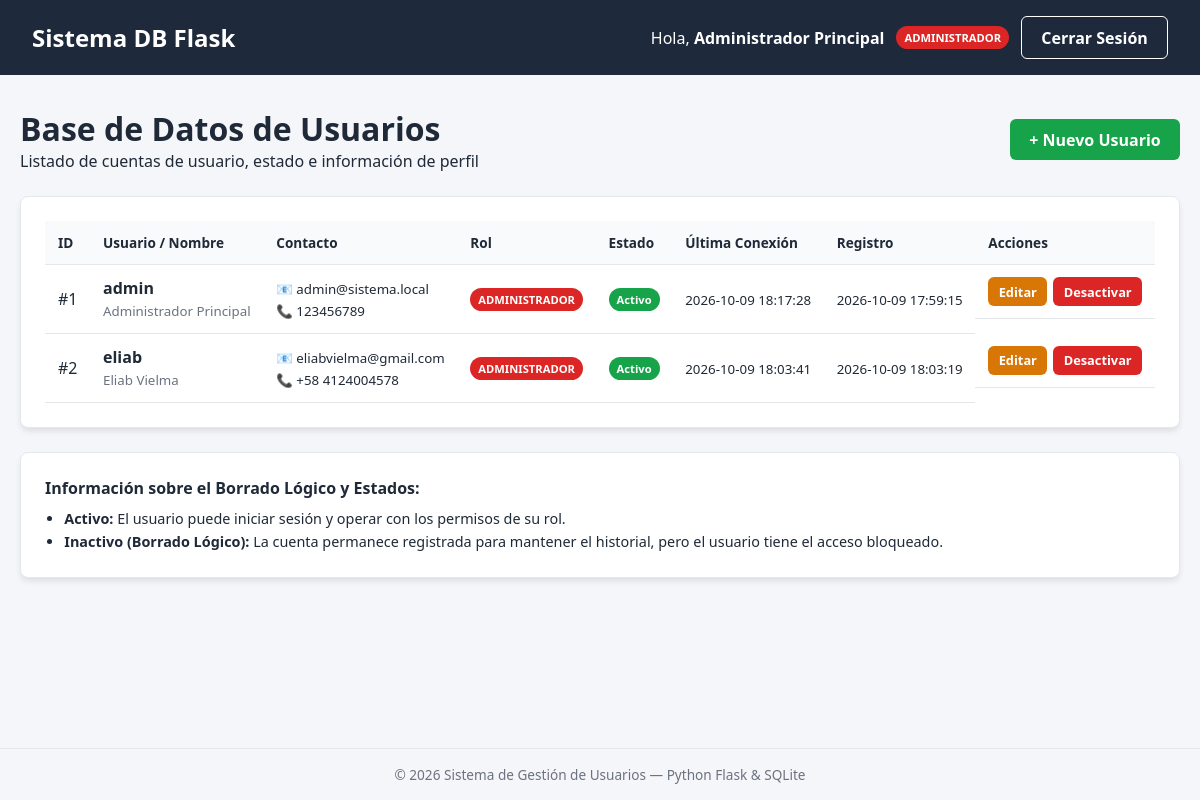
The app's page /dashboard (signed in) with its own data.
### tables this page shows
CREATE TABLE users (
            id INTEGER PRIMARY KEY AUTOINCREMENT,
            username TEXT UNIQUE NOT NULL,
            password TEXT NOT NULL,
            role TEXT NOT NULL,
            full_name TEXT,
            email TEXT,
            phone TEXT,
            is_active INTEGER NOT NULL DEFAULT 1,
            created_at DATETIME DEFAULT CURRENT_TIMESTAMP,
            last_login DATETIME
        );

### app.py (the view)
@app.route('/')
@app.route('/dashboard')
@login_required
def dashboard():
    conn = get_db_connection()
    users = conn.execute('''
        SELECT id, username, full_name, email, phone, role, is_active, created_at, last_login
        FROM users ORDER BY id ASC
    ''').fetchall()
    conn.close()
    return render_template('dashboard.html', users=users)

### app.py (called while the page is built)
def get_db_connection():
    conn = sqlite3.connect(DATABASE)
    conn.row_factory = sqlite3.Row
    return conn

def login_required(f):
    @wraps(f)
    def decorated_function(*args, **kwargs):
        if 'user_id' not in session:
            flash('Por favor, inicia sesión para acceder al sistema.', 'warning')
            return redirect(url_for('login'))
        return f(*args, **kwargs)
    return decorated_function

### templates/dashboard.html
{% extends "base.html" %}
{% block content %}
<div class="dashboard-header">
    <div>
        <h1>Base de Datos de Usuarios</h1>
        <p>Listado de cuentas de usuario, estado e información de perfil</p>
    </div>
    {% if session.role in ['ADMINISTRADOR', 'SUPERVISOR'] %}
        <a href="{{ url_for('create_user') }}" class="btn btn-success">+ Nuevo Usuario</a>
    {% endif %}
</div>
<div class="card table-card">
    <div class="table-responsive">
        <table class="data-table">
            <thead>
                <tr>
                    <th>ID</th>
                    <th>Usuario / Nombre</th>
                    <th>Contacto</th>
                    <th>Rol</th>
                    <th>Estado</th>
                    <th>Última Conexión</th>
                    <th>Registro</th>
                    {% if session.role in ['ADMINISTRADOR', 'SUPERVISOR'] %}
                        <th class="text-center">Acciones</th>
                    {% endif %}
                </tr>
            </thead>
            <tbody>
                {% for user in users %}
                <tr class="{% if user.is_active == 0 %}row-disabled{% endif %}">
                    <td>#{{ user.id }}</td>
                    <td>
                        <strong>{{ user.username }}</strong><br>
                        <small class="text-muted">{{ user.full_name or 'Sin nombre registrado' }}</small>
                    </td>
                    <td>
                        <small>📧 {{ user.email or 'N/A' }}</small><br>
                        <small>📞 {{ user.phone or 'N/A' }}</small>
                    </td>
                    <td>
                        <span class="badge badge-{{ user.role | lower }}">
                            {{ user.role }}
                        </span>
                    </td>
                    <td>
                        {% if user.is_active == 1 %}
                            <span class="badge badge-activo">Activo</span>
                        {% else %}
                            <span class="badge badge-inactivo">Inactivo</span>
                        {% endif %}
                    </td>
                    <td><small>{{ user.last_login or 'Nunca' }}</small></td>
                    <td><small>{{ user.created_at or 'N/A' }}</small></td>
                    {% if session.role in ['ADMINISTRADOR', 'SUPERVISOR'] %}
                    <td class="text-center action-buttons">
                        <a href="{{ url_for('edit_user', user_id=user.id) }}" class="btn btn-sm btn-warning">Editar</a>
                        {% if session.role == 'ADMINISTRADOR' %}
                            <form action="{{ url_for('toggle_user_status', user_id=user.id) }}" method="POST" style="display:inline;">
                                {% if user.is_active == 1 %}
                                    <button type="submit" class="btn btn-sm btn-danger" onclick="return confirm('¿Desactivar este usuario? (Borrado Lógico)');">Desactivar</button>
                                {% else %}
                                    <button type="submit" class="btn btn-sm btn-success">Activar</button>
                                {% endif %}
                            </form>
                        {% endif %}
                    </td>
                    {% endif %}
                </tr>
                {% else %}
                <tr>
                    <td colspan="8" class="text-center">No hay usuarios registrados en el sistema.</td>
                </tr>
                {% endfor %}
            </tbody>
        </table>
    </div>
</div>
<div class="role-legend card">
    <h3>Información sobre el Borrado Lógico y Estados:</h3>
    <ul>
        <li><strong>Activo:</strong> El usuario puede iniciar sesión y operar con los permisos de su rol.</li>
        <li><strong>Inactivo (Borrado Lógico):</strong> La cuenta permanece registrada para mantener el historial, pero el usuario tiene el acceso bloqueado.</li>
    </ul>
</div>
{% endblock %}

### templates/base.html (shortened to what this page needs)
<!DOCTYPE html>
<html lang="es">
<head>
    <link rel="stylesheet" href="{{ url_for('static', filename='style.css') }}">
</head>
<body>
    <header class="navbar">
        <div class="nav-container">
            <h2 class="logo">Sistema DB Flask</h2>
            {% if session.user_id %}
                <div class="user-info">
                    <span>Hola, <strong>{{ session.full_name or session.username }}</strong></span>
                    <span class="badge badge-{{ session.role | lower }}">{{ session.role }}</span>
                    <a href="{{ url_for('logout') }}" class="btn btn-outline">Cerrar Sesión</a>
                </div>
            {% endif %}
        </div>
    </header>
    <main class="container">
        {% block content %}{% endblock %}
    </main>
    <footer class="footer">
        <p>&copy; 2026 Sistema de Gestión de Usuarios — Python Flask & SQLite</p>
    </footer>
</body>
</html>

### static/style.css (style rules this page uses)
:root { --bg-color: #f4f6f9; --card-bg: #ffffff; --primary: #2563eb; --primary-hover: #1d4ed8; --success: #16a34a; --warning: #d97706; --danger: #dc2626; --text-color: #1f2937; --text-muted: #6b7280; --border-color: #e5e7eb; }
* { box-sizing: border-box; margin: 0; padding: 0; font-family: 'Segoe UI', Tahoma, Geneva, Verdana, sans-serif; }
body { background-color: var(--bg-color); color: var(--text-color); min-height: 100vh; display: flex; flex-direction: column; }
.navbar { background-color: #1e293b; color: #fff; padding: 1rem 2rem; }
.nav-container { max-width: 1200px; margin: 0 auto; display: flex; justify-content: space-between; align-items: center; }
.user-info { display: flex; align-items: center; gap: 12px; }
.container { max-width: 1200px; margin: 2rem auto; padding: 0 1rem; flex: 1; }
.card { background: var(--card-bg); border-radius: 8px; padding: 1.5rem; box-shadow: 0 4px 6px -1px rgba(0, 0, 0, 0.1); border: 1px solid var(--border-color); margin-bottom: 1.5rem; }
.text-center { text-align: center; }
.btn { padding: 0.6rem 1.2rem; border-radius: 6px; border: none; cursor: pointer; font-weight: 600; text-decoration: none; display: inline-block; transition: background 0.2s, opacity 0.2s; }
.btn-success { background: var(--success); color: white; }
.btn-warning { background: var(--warning); color: white; }
.btn-danger { background: var(--danger); color: white; }
.btn-outline { border: 1px solid #ffffff; color: white; background: transparent; }
.btn-sm { padding: 0.35rem 0.65rem; font-size: 0.8rem; }
.dashboard-header { display: flex; justify-content: space-between; align-items: center; margin-bottom: 1.5rem; }
.table-responsive { overflow-x: auto; }
.data-table { width: 100%; border-collapse: collapse; }
.data-table th, .data-table td { padding: 0.75rem 0.8rem; border-bottom: 1px solid var(--border-color); text-align: left; vertical-align: middle; }
.data-table th { background-color: #f8fafc; font-weight: 700; font-size: 0.85rem; }
.action-buttons { display: flex; gap: 6px; justify-content: center; }
.badge { padding: 0.25rem 0.5rem; border-radius: 12px; font-size: 0.7rem; font-weight: 700; color: white; display: inline-block; }
.badge-administrador { background-color: var(--danger); }
.badge-activo { background-color: var(--success); }
.text-muted { color: var(--text-muted); }
.role-legend h3 { font-size: 1rem; margin-bottom: 0.5rem; }
.role-legend ul { margin-left: 1.2rem; line-height: 1.6; font-size: 0.9rem; }
.footer { text-align: center; padding: 1rem; color: var(--text-muted); font-size: 0.85rem; border-top: 1px solid var(--border-color); margin-top: auto; }

### records on screen
users: full_name "Administrador Principal", id "1", username "admin", email "admin@sistema.local", phone "123456789", role "ADMINISTRADOR", is_active "Activo", last_login "2026-10-09 18:17:28", created_at "2026-10-09 17:59:15"
users: id "2", username "eliab", full_name "Eliab Vielma", email "eliabvielma@gmail.com", phone "+58 4124004578", role "ADMINISTRADOR", is_active "Activo", last_login "2026-10-09 18:03:41", created_at "2026-10-09 18:03:19"

### other values on screen
{{ session.role }} "ADMINISTRADOR"
